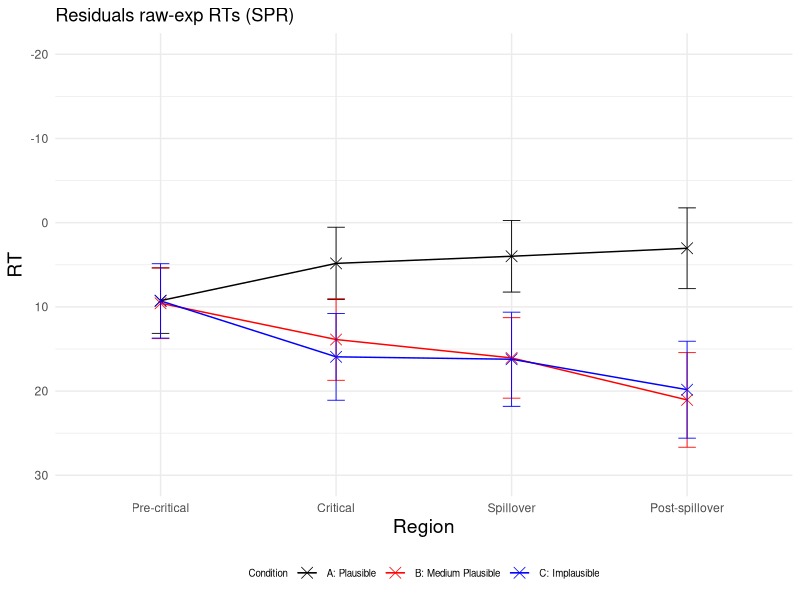
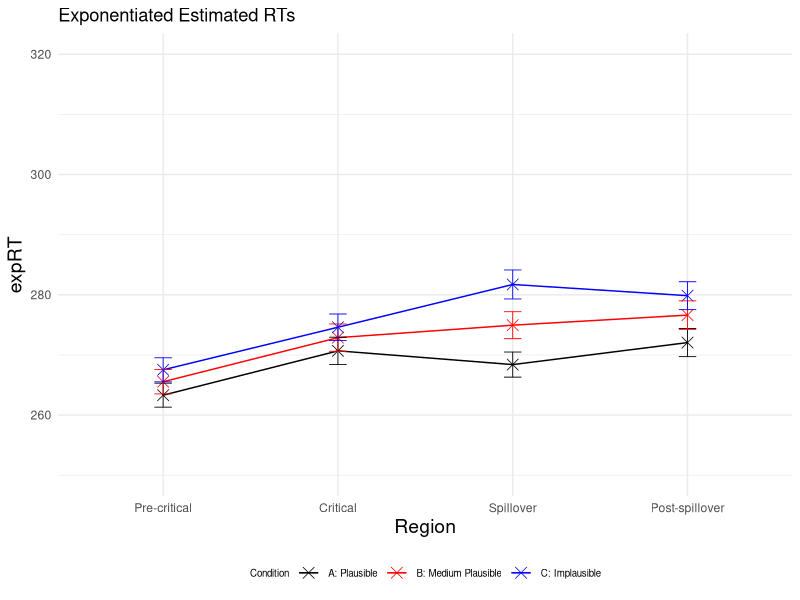
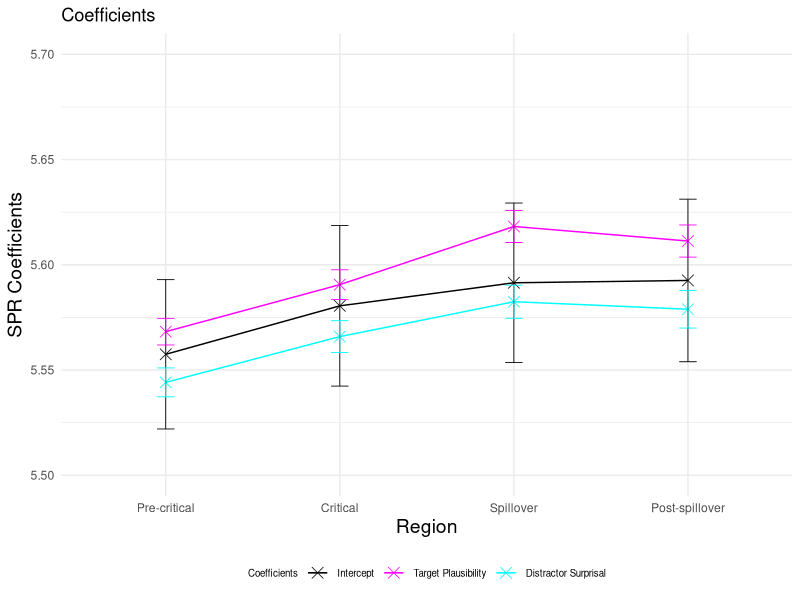
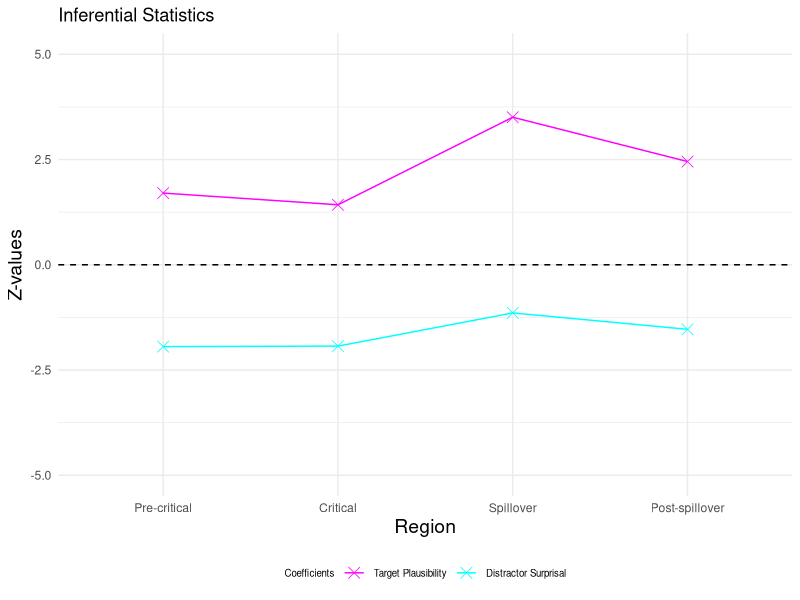
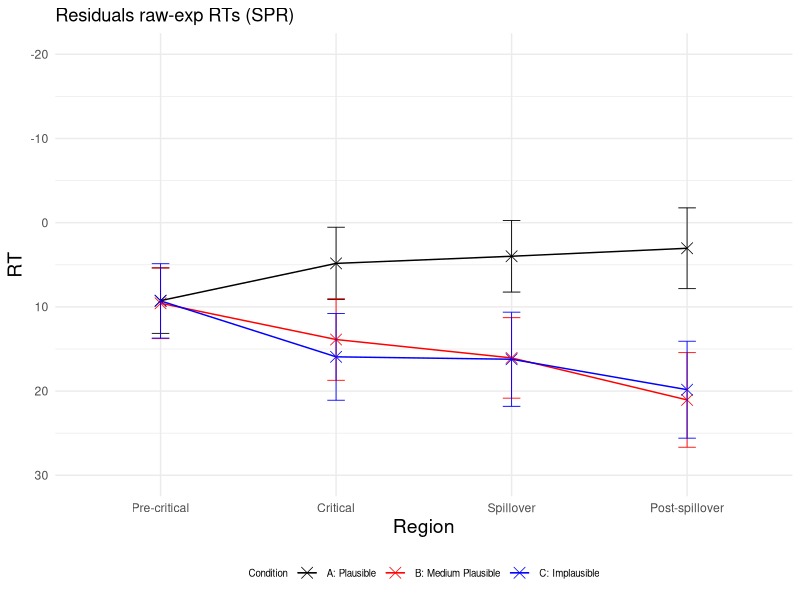
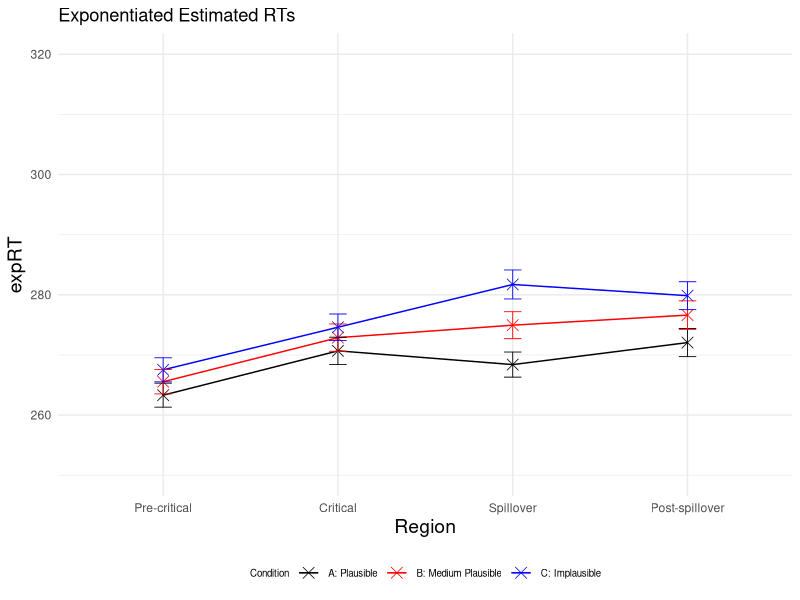
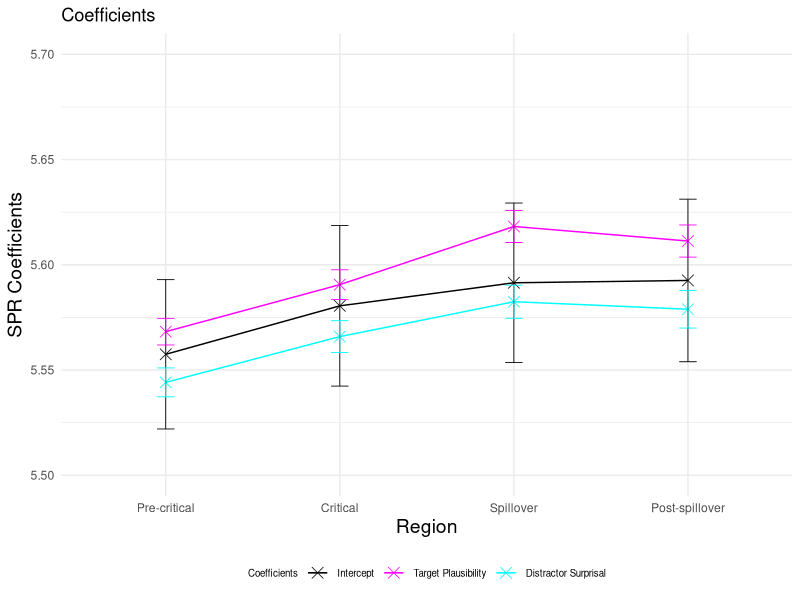
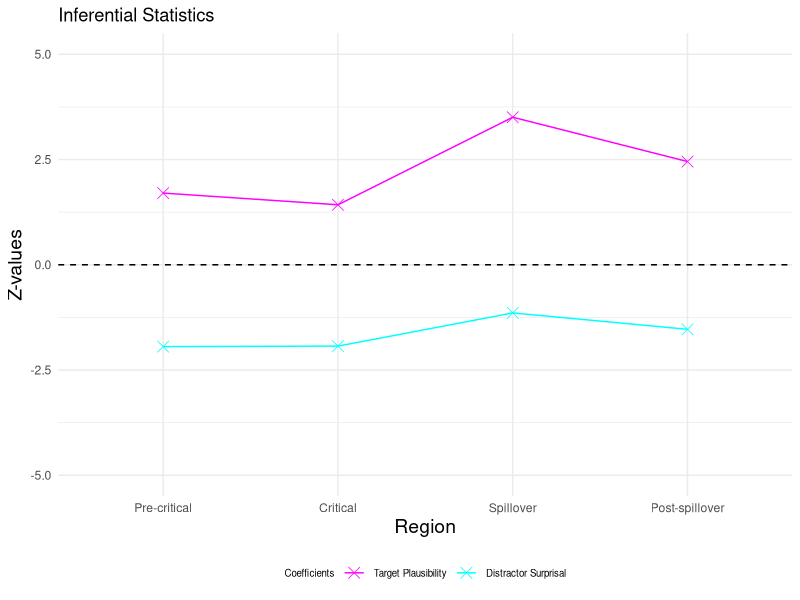

Write the R code that produced these figures, in order.
### LMER ###
# load lme4 package
library(lme4)
library(lmerTest)
library(dplyr)
library(ggplot2)

setwd("~/Downloads/Master_Thesis/3_SPR_Study/not_log_transformed/")
GP6 <- read.csv("GP6SPR_processed.csv")

residuals <- data.frame(
  Region = character(0),
  Condition = character(0),
  Residual = numeric(0),
  SE_Residual = numeric(0)
)

RT_estimated <- data.frame(
  Region = character(0),
  Condition = character(0),
  Estimated_RT = numeric(0),
  SE_Estimated = numeric(0)
)

p_values <- data.frame(
  Region = character(0),
  p_value_plausibility_target = numeric(0),
  p_value_surprisal_distractor = numeric(0)
)

SPR_coefficients <- data.frame(
  Region = character(0),
  Estimate = character(0),
  Estimate_value = numeric(0),
  Estimate_error = numeric(0),
  Z_value = numeric(0)
)


regions <- c("Pre-critical", "Critical", "Spillover", "Post-spillover") 
conditions <- c("A", "B", "C") 

for (region in regions) 
{
  # Precritical region
  region_subset <- subset(GP6, Region == region)

  # standardise predictors
  region_subset$scaled_Plaus_per_region <- scale(region_subset$SPR_Plaus_Rating)
  region_subset$scaled_Surprisaldist_per_region <- scale(region_subset$Surprisal_distractor)
  # invert predictor plausibility
  region_subset$inverted_scaled_Plaus_per_region <- (region_subset$scaled_Plaus_per_region) * (-1)
  #log transform reading times
  region_subset$logRT_per_region <- log(region_subset$ReadingTime)
  
  
  
  # define and run the linear mixed-effects regression model for the precritical region 
  model_per_region <- lmerTest::lmer(logRT_per_region ~ inverted_scaled_Plaus_per_region + scaled_Surprisaldist_per_region + 
                              (1 + inverted_scaled_Plaus_per_region + scaled_Surprisaldist_per_region | Subject) + 
                              (1 + inverted_scaled_Plaus_per_region + scaled_Surprisaldist_per_region | Item), data = region_subset)
  
  # print the summary of the model
  summary_per_region <- summary(model_per_region)
  print(summary_per_region)
  
  # calculate p-values
  p_values_per_region <- summary_per_region$coefficients[, "Pr(>|t|)"]
  new_row_p_value <- data.frame(Region = region, 
                                p_value_plausibility_target = p_values_per_region[2], 
                                p_value_surprisal_distractor = p_values_per_region[3])
  p_values <- rbind(p_values, new_row_p_value)
  
  # extract intercept and coefficients added to intercept
  coefficients_per_region <- summary_per_region$coefficients
  intercept <- coefficients_per_region["(Intercept)", 1]
  plaus_target_coeff <- coefficients_per_region["(Intercept)", 1] + coefficients_per_region["inverted_scaled_Plaus_per_region", 1]
  surprisal_distractor_coeff <- coefficients_per_region["(Intercept)", 1] + coefficients_per_region["scaled_Surprisaldist_per_region", 1]
  
  # add error bars for coefficients and intercept
  new_row_coefficient <- data.frame(Region = region, 
                                    Estimate = "Intercept", 
                                    Estimate_value = intercept, 
                                    Estimate_error = coefficients_per_region["(Intercept)", 2],
                                    Z_value = 0)
  SPR_coefficients <- rbind(SPR_coefficients, new_row_coefficient)
  
  new_row_coefficient <- data.frame(Region = region,
                                    Estimate = "Plausability",
                                    Estimate_value = plaus_target_coeff,
                                    Estimate_error = coefficients_per_region["inverted_scaled_Plaus_per_region", 2],
                                    Z_value = coefficients_per_region["inverted_scaled_Plaus_per_region", 1] / coefficients_per_region["inverted_scaled_Plaus_per_region", 2])
  SPR_coefficients <- rbind(SPR_coefficients, new_row_coefficient)
  
  new_row_coefficient <- data.frame(Region = region,
                                    Estimate = "Surprisal", 
                                    Estimate_value = surprisal_distractor_coeff, 
                                    Estimate_error = coefficients_per_region["scaled_Surprisaldist_per_region", 2],
                                    Z_value = coefficients_per_region["scaled_Surprisaldist_per_region", 1] / coefficients_per_region["scaled_Surprisaldist_per_region", 2])
  SPR_coefficients <- rbind(SPR_coefficients, new_row_coefficient)
  
  for (condition in conditions)
  {
    #####predict condition A, precritical#####
    region_per_condition <- subset(region_subset, Condition == condition)
    region_per_condition$region_per_condition_Predicted <- predict(model_per_region, newdata = region_per_condition,  type = "response")
    #exponentiate estimated logRTs to obtain estimated raw RTs for comparison with observed raw RTs
    region_per_condition$region_per_condition_Predicted_exp <- exp(region_per_condition$region_per_condition_Predicted)

    # calculate residuals (raw observed RTs - raw estimated RTs)
    Residual_region_per_condition <- mean(region_per_condition$ReadingTime) - mean(region_per_condition$region_per_condition_Predicted_exp)
    
    # estimated RT for each condition per region
    region_per_condition_RT_estimated <- mean(region_per_condition$region_per_condition_Predicted_exp)
    
    # calculate standard error for residuals
    SE_residuals_region_per_condition <- sqrt(sd(region_per_condition$ReadingTime, na.rm = TRUE)^2/length(region_per_condition$ReadingTime) + sd(region_per_condition$region_per_condition_Predicted_exp, na.rm = TRUE)^2/length(region_per_condition$region_per_condition_Predicted_exp))
    
    new_row_residuals <- data.frame(Region = region, Condition = condition, Residual = Residual_region_per_condition, SE_Residual = SE_residuals_region_per_condition)
    residuals <- rbind(residuals, new_row_residuals)
    
    # calculate standard error for RT estimated exponentiated
    SE_estimated_region_per_condition <- sd(region_per_condition$region_per_condition_Predicted_exp, na.rm = TRUE) / sqrt(length(region_per_condition$region_per_condition_Predicted_exp)) 
    
    new_row_RT_estimated <- data.frame(Region = region, Condition = condition, Estimated_RT = region_per_condition_RT_estimated, SE_Estimated = SE_estimated_region_per_condition)
    RT_estimated <- rbind(RT_estimated, new_row_RT_estimated)
  }
}

# plot residuals
# Create a line plot 
p <- ggplot(residuals, aes(x = factor(Region, levels = c("Pre-critical", "Critical", "Spillover", "Post-spillover")), 
                           y = Residual, color = Condition, group = Condition)) + geom_point(shape = 4, size = 3.5, stroke = 0.4) + geom_line(linewidth=0.5) + ylim (30, -20)
p <- p + theme_minimal() + geom_errorbar(aes(ymin=Residual-SE_Residual, ymax=Residual+SE_Residual), width=.1, size=0.3) 
p <- p + scale_color_manual(name="Condition", labels=c("A: Plausible", "B: Medium Plausible", "C: Implausible"), values=c("#000000", "#FF0000", "#0000FF"))
p <- p + labs(x="Region", y="RT", title = "Residuals raw-exp RTs (SPR)") 
p <- p + theme(legend.position="bottom", legend.text=element_text(size=7), legend.title=element_text(size=7), axis.title.x = element_text(size = 14), axis.title.y = element_text(size = 14)) 
p 

ggsave("Residuals_SPR_single_raw_exp.pdf", p, width=4, height=4)


# plot estimated RTs
# Create a line plot 
p <- ggplot(RT_estimated, aes(x = factor(Region, levels = c("Pre-critical", "Critical", "Spillover", "Post-spillover")), 
                                 y = Estimated_RT, color = Condition, group = Condition)) + geom_point(shape = 4, size = 3.5, stroke = 0.4) + geom_line(linewidth=0.5) + ylim (250, 320)
p <- p + theme_minimal() + geom_errorbar(aes(ymin=Estimated_RT-SE_Estimated, ymax=Estimated_RT+SE_Estimated), width=.1, size=0.3) 
p <- p + scale_color_manual(name="Condition", labels=c("A: Plausible", "B: Medium Plausible", "C: Implausible"), values=c("#000000", "#FF0000", "#0000FF"))
p <- p + labs(x="Region", y="expRT", title = "Exponentiated Estimated RTs") 
p <- p + theme(legend.position="bottom", legend.text=element_text(size=7), legend.title=element_text(size=7), axis.title.x = element_text(size = 14), axis.title.y = element_text(size = 14)) 
p 
ggsave("Estimated_exp_RTs_SPR_single.pdf", p, width=4, height=4)


# plot intercept and coefficients added to intercept
p <- ggplot(SPR_coefficients, aes(x = factor(Region, levels = c("Pre-critical", "Critical", "Spillover", "Post-spillover")), 
                                 y = Estimate_value, color = Estimate, group = Estimate)) + geom_point(shape = 4, size = 3.5, stroke = 0.4) + geom_line(linewidth=0.5) + ylim (5.5, 5.7)
p <- p + theme_minimal() + geom_errorbar(aes(ymin=Estimate_value-Estimate_error, ymax=Estimate_value+Estimate_error), width=.1, size=0.3) 
p <- p + scale_color_manual(name="Coefficients", labels=c("Intercept", "Target Plausibility", "Distractor Surprisal"), values=c("#000000", "#FF00FF", "#00FFFF"))
p <- p + labs(x="Region", y="SPR Coefficients", title = "Coefficients") 
p <- p + theme(legend.position="bottom", legend.text=element_text(size=7), legend.title=element_text(size=7), axis.title.x = element_text(size = 14), axis.title.y = element_text(size = 14)) 
p 
ggsave("Intercept_Coefficients_Plot.pdf", p, width=4, height=4)


# plot effect sizes (z-vaues)
Effect_sizes <- subset(SPR_coefficients, Estimate != 'Intercept')

p <- ggplot(Effect_sizes, aes(x = factor(Region, levels = c("Pre-critical", "Critical", "Spillover", "Post-spillover")), 
                                  y = Z_value, color = Estimate, group = Estimate)) + geom_point(shape = 4, size = 3.5, stroke = 0.4) + geom_line(linewidth=0.5) + ylim (-5, 5)
p <- p + geom_hline(yintercept=0, linetype=2)
p <- p + theme_minimal()
p <- p + scale_color_manual(name="Coefficients", labels=c( "Target Plausibility", "Distractor Surprisal"), values=c("#FF00FF", "#00FFFF"))
p <- p + labs(x="Region", y="Z-values", title = "Inferential Statistics") 
p <- p + theme(legend.position="bottom", legend.text=element_text(size=7), legend.title=element_text(size=7), axis.title.x = element_text(size = 14), axis.title.y = element_text(size = 14)) 
p 
ggsave("Z_values_Plot.pdf", p, width=4, height=4)
